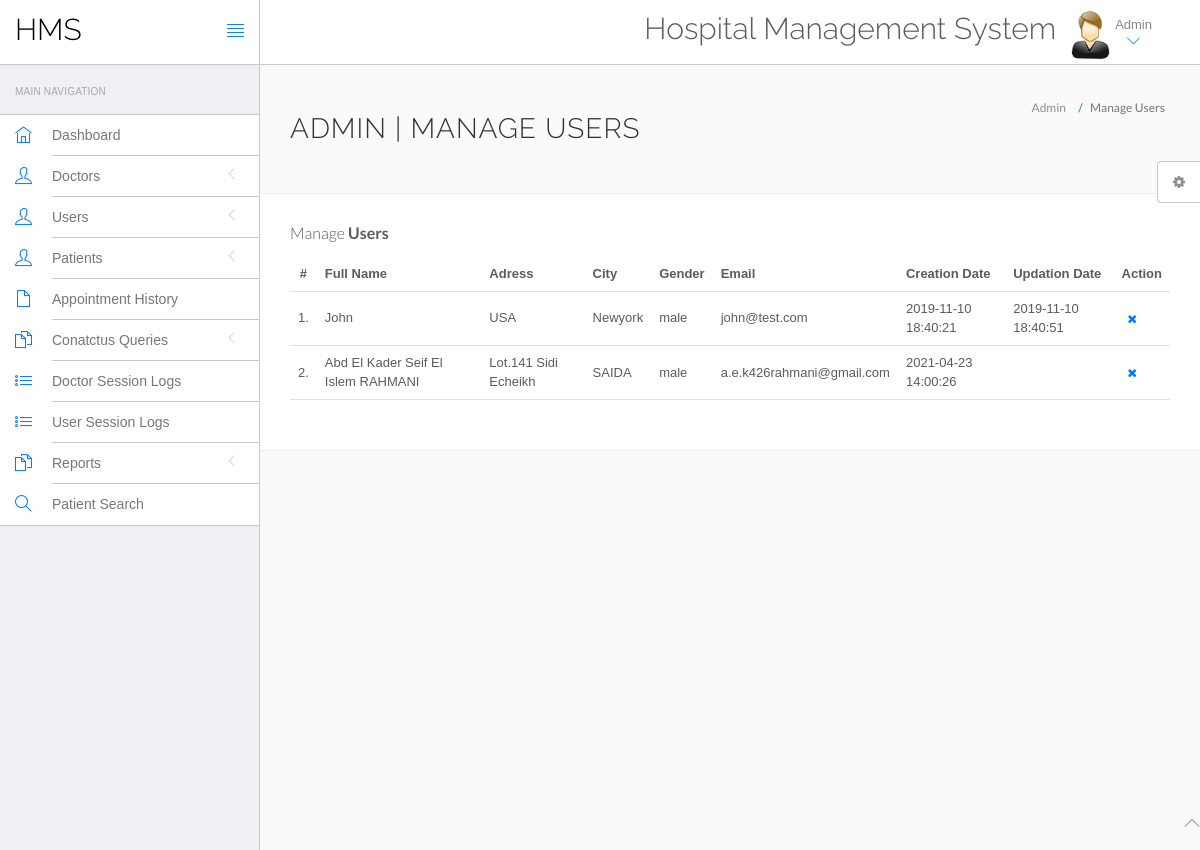
Page /hms/admin/manage-users.php (signed in) on the earlier database version.
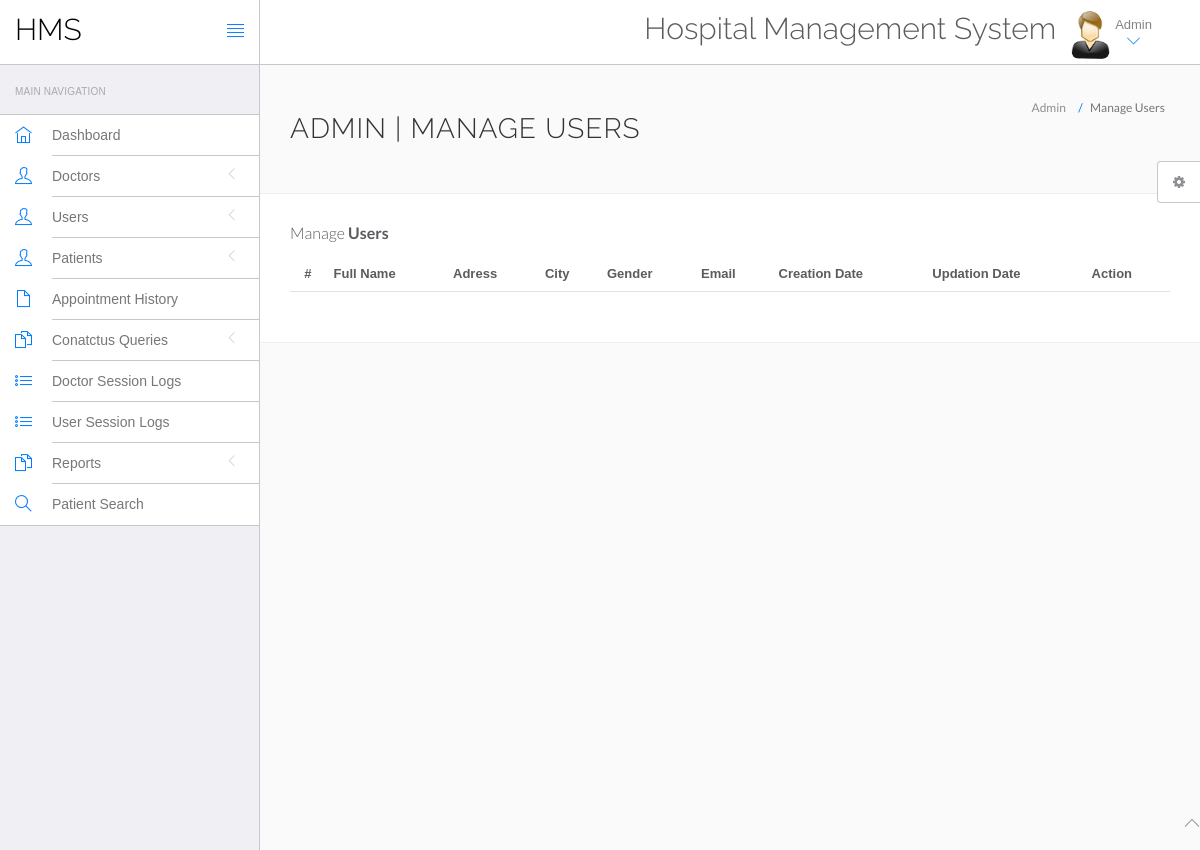
Same page on the later database version.
### tables this page shows
CREATE TABLE `users` (
  `id` int(11) NOT NULL,
  `fullName` varchar(255) DEFAULT NULL,
  `address` longtext DEFAULT NULL,
  `city` varchar(255) DEFAULT NULL,
  `gender` varchar(255) DEFAULT NULL,
  `email` varchar(255) DEFAULT NULL,
  `password` varchar(255) DEFAULT NULL,
  `regDate` timestamp NULL DEFAULT current_timestamp(),
  `updationDate` timestamp NULL DEFAULT NULL ON UPDATE current_timestamp()
);

### hms/admin/manage-users.php (the view, shortened to what this page needs)
<?php
include('include/config.php');
?>
<!DOCTYPE html>
<html lang="en">
	<head>
		<link rel="stylesheet" href="vendor/bootstrap/css/bootstrap.min.css">
		<link rel="stylesheet" href="vendor/fontawesome/css/font-awesome.min.css">
		<link rel="stylesheet" href="vendor/themify-icons/themify-icons.min.css">
		<link href="vendor/animate.css/animate.min.css" rel="stylesheet" media="screen">
		<link href="vendor/perfect-scrollbar/perfect-scrollbar.min.css" rel="stylesheet" media="screen">
		<link href="vendor/switchery/switchery.min.css" rel="stylesheet" media="screen">
		<link href="vendor/bootstrap-touchspin/jquery.bootstrap-touchspin.min.css" rel="stylesheet" media="screen">
		<link href="vendor/select2/select2.min.css" rel="stylesheet" media="screen">
		<link href="vendor/bootstrap-datepicker/bootstrap-datepicker3.standalone.min.css" rel="stylesheet" media="screen">
		<link href="vendor/bootstrap-timepicker/bootstrap-timepicker.min.css" rel="stylesheet" media="screen">
		<link rel="stylesheet" href="assets/css/styles.css">
		<link rel="stylesheet" href="assets/css/plugins.css">
		<link rel="stylesheet" href="assets/css/themes/theme-1.css" id="skin_color" />
	</head>
	<body>
		<div id="app">
<?php include('include/sidebar.php');?>
			<div class="app-content">
						<?php include('include/header.php');?>
				<div class="main-content" >
					<div class="wrap-content container" id="container">
						<section id="page-title">
							<div class="row">
								<div class="col-sm-8">
									<h1 class="mainTitle">Admin | Manage Users</h1>
																	</div>
								<ol class="breadcrumb">
									<li>
										<span>Admin</span>
									</li>
									<li class="active">
										<span>Manage Users</span>
									</li>
								</ol>
							</div>
						</section>
						<div class="container-fluid container-fullw bg-white">
									<div class="row">
								<div class="col-md-12">
									<h5 class="over-title margin-bottom-15">Manage <span class="text-bold">Users</span></h5>
									<table class="table table-hover" id="sample-table-1">
										<thead>
											<tr>
												<th class="center">#</th>
												<th>Full Name</th>
												<th class="hidden-xs">Adress</th>
												<th>City</th>
												<th>Gender </th>
												<th>Email </th>
												<th>Creation Date </th>
												<th>Updation Date </th>
												<th>Action</th>
											</tr>
										</thead>
										<tbody>
<?php
$sql=mysqli_query($con,"select * from users");
$cnt=1;
while($row=mysqli_fetch_array($sql))
{
?>
											<tr>
												<td class="center"><?php echo $cnt;?>.</td>
												<td class="hidden-xs"><?php echo $row['fullName'];?></td>
												<td><?php echo $row['address'];?></td>
												<td><?php echo $row['city'];?>
												</td>
												<td><?php echo $row['gender'];?></td>
												<td><?php echo $row['email'];?></td>
												<td><?php echo $row['regDate'];?></td>
												<td><?php echo $row['updationDate'];?>
												</td>
												<td >
												<div class="visible-md visible-lg hidden-sm hidden-xs">
	<a href="manage-users.php?id=<?php echo $row['id']?>&del=delete" onClick="return confirm('Are you sure you want to delete?')"class="btn btn-transparent btn-xs tooltips" tooltip-placement="top" tooltip="Remove"><i class="fa fa-times fa fa-white"></i></a>
												</div>
												</td>
											</tr>
											<?php
$cnt=$cnt+1;
											 }?>
										</tbody>
									</table>
								</div>
							</div>
								</div>
							</div>
						</div>
					</div>
				</div>
	<?php include('include/footer.php');?>
	<?php include('include/setting.php');?>
	</body>
</html>

### hms/admin/include/sidebar.php (shortened to what this page needs)
<div class="sidebar app-aside" id="sidebar">
				<div class="sidebar-container perfect-scrollbar">
<nav>
						<div class="navbar-title">
							<span>Main Navigation</span>
						</div>
						<ul class="main-navigation-menu">
							<li>
								<a href="dashboard.php">
									<div class="item-content">
										<div class="item-media">
											<i class="ti-home"></i>
										</div>
										<div class="item-inner">
											<span class="title"> Dashboard </span>
										</div>
									</div>
								</a>
							</li>
							<li>
								<a href="javascript:void(0)">
									<div class="item-content">
										<div class="item-media">
											<i class="ti-user"></i>
										</div>
										<div class="item-inner">
											<span class="title"> Doctors </span><i class="icon-arrow"></i>
										</div>
									</div>
								</a>
								</li>
				<li>
								<a href="javascript:void(0)">
									<div class="item-content">
										<div class="item-media">
											<i class="ti-user"></i>
										</div>
										<div class="item-inner">
											<span class="title"> Users </span><i class="icon-arrow"></i>
										</div>
									</div>
								</a>
								</li>
								<li>
								<a href="javascript:void(0)">
									<div class="item-content">
										<div class="item-media">
											<i class="ti-user"></i>
										</div>
										<div class="item-inner">
											<span class="title"> Patients </span><i class="icon-arrow"></i>
										</div>
									</div>
								</a>
								</li>
<li>
								<a href="appointment-history.php">
									<div class="item-content">
										<div class="item-media">
											<i class="ti-file"></i>
										</div>
										<div class="item-inner">
											<span class="title"> Appointment History </span>
										</div>
									</div>
								</a>
							</li>
				<li>
								<a href="javascript:void(0)">
									<div class="item-content">
										<div class="item-media">
											<i class="ti-files"></i>
										</div>
										<div class="item-inner">
											<span class="title"> Conatctus Queries </span><i class="icon-arrow"></i>
										</div>
									</div>
								</a>
								</li>
	<li>
								<a href="doctor-logs.php">
									<div class="item-content">
										<div class="item-media">
											<i class="ti-list"></i>
										</div>
										<div class="item-inner">
											<span class="title"> Doctor Session Logs </span>
										</div>
									</div>
								</a>
							</li>
							<li>
								<a href="user-logs.php">
									<div class="item-content">
										<div class="item-media">
											<i class="ti-list"></i>
										</div>
										<div class="item-inner">
											<span class="title"> User Session Logs </span>
										</div>
									</div>
								</a>
							</li>
				<li>
								<a href="javascript:void(0)">
									<div class="item-content">
										<div class="item-media">
											<i class="ti-files"></i>
										</div>
										<div class="item-inner">
											<span class="title"> Reports </span><i class="icon-arrow"></i>
										</div>
									</div>
								</a>
								<li>
								<a href="patient-search.php">
									<div class="item-content">
										<div class="item-media">
											<i class="ti-search"></i>
										</div>
										<div class="item-inner">
											<span class="title"> Patient Search </span>
										</div>
									</div>
								</a>
							</li>
								</li>
						</ul>
					</nav>
					</div>
			</div>

### hms/admin/include/header.php (shortened to what this page needs)
<header class="navbar navbar-default navbar-static-top">
					<div class="navbar-header">
						<a class="navbar-brand" href="#">
							<h2 style="padding-top:20%; color:#000 ">HMS</h2>
						</a>
						<a href="#" class="sidebar-toggler pull-right visible-md visible-lg" data-toggle-class="app-sidebar-closed" data-toggle-target="#app">
							<i class="ti-align-justify"></i>
						</a>
					</div>
					<div class="navbar-collapse collapse">
						<ul class="nav navbar-right">
								<li  style="padding-top:2% ">
								<h2>Hospital Management System</h2>
							</li>
							<li class="dropdown current-user">
								<a href class="dropdown-toggle" data-toggle="dropdown">
									<img src="assets/images/images.jpg" > <span class="username">
			Admin
									<i class="ti-angle-down"></i></i></span>
								</a>
							</li>
						</ul>
					</div>
				</header>

### hms/admin/include/footer.php
<footer>
				<div class="footer-inner">
					<div class="pull-left">
						&copy; <span class="current-year"></span><span class="text-bold text-uppercase"> HMS</span>. <span>All rights reserved</span>
					</div>
					<div class="pull-right">
						<span class="go-top"><i class="ti-angle-up"></i></span>
					</div>
				</div>
			</footer>

### hms/admin/include/setting.php (shortened to what this page needs)
<div class="settings panel panel-default hidden-xs hidden-sm" id="settings">
				<button ct-toggle="toggle" data-toggle-class="active" data-toggle-target="#settings" class="btn btn-default">
					<i class="fa fa-spin fa-gear"></i>
				</button>
			</div>

### hms/admin/assets/css/plugins.css (style rules this page uses)
.perfect-scrollbar { overflow-y: hidden !important; }

### hms/admin/assets/css/themes/theme-1.css (style rules this page uses)
body { background: #FAFAFA; }
header .navbar-header { background: #ffffff !important; border-right-color: #c8c7cc !important; border-bottom-color: #c8c7cc !important; }
header .navbar-header .sidebar-toggler, header .navbar-header .sidebar-mobile-toggler { color: #007aff !important; }
header .navbar-header .navbar-brand { color: #777 !important; }
header .navbar-collapse { background: #ffffff !important; border-bottom-color: #c8c7cc !important; box-shadow: none !important; }
header .navbar-collapse .navbar-right > li > a { color: #777; }
header .navbar-collapse .navbar-right > li > a i { color: #007aff !important; }
#sidebar { background: #EFEFF4 !important; }
#sidebar:before { border-right-width: "1px" !important; border-right-style: solid; border-right-color: #c8c7cc !important; }
#sidebar nav { border-right-width: "1px" !important; border-right-style: solid; border-right-color: #c8c7cc !important; }
#sidebar nav .navbar-title { color: #aaaaaa; }
#sidebar nav > ul { background: #ffffff !important; border-bottom-color: #c8c7cc !important; border-top-color: #c8c7cc !important; }
#sidebar nav > ul > li > a .item-media > i { color: #007aff !important; }
#sidebar nav > ul > li > a .item-inner { color: #777 !important; border-bottom-color: #c8c7cc; }

Differences in the rows shown:
removed users: fullName "John", address "USA", city "Newyork", gender "male", email "john@test.com", regDate "2019-11-10 18:40:21", updationDate "2019-11-10 18:40:51"
removed users: fullName "Abd El Kader Seif El Islem RAHMANI", address "Lot.141 Sidi Echeikh", city "SAIDA", gender "male", email "a.e.k426rahmani@gmail.com", regDate "2021-04-23 14:00:26"
